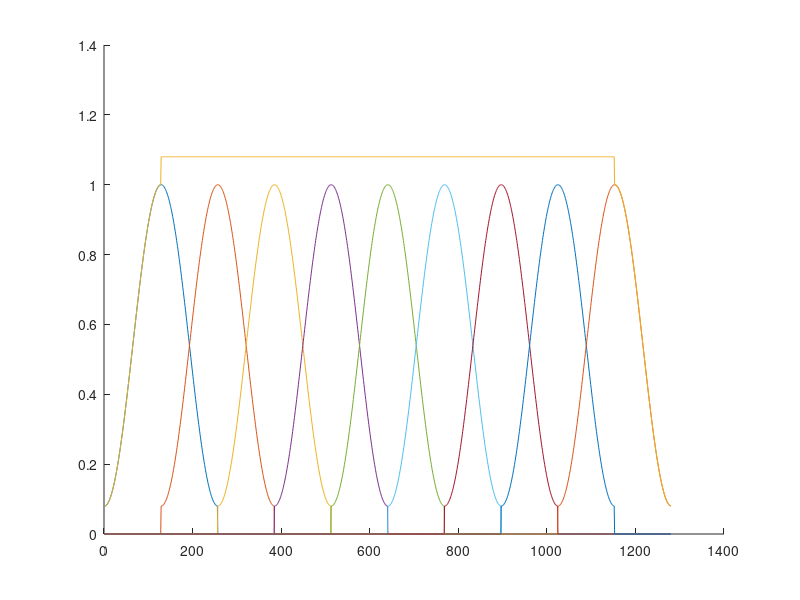

This figure's MATLAB source:
% # COLA check:
% # from scipy import signal
% # print(signal.check_COLA(signal.windows.hamming(400,sym=False),400,300))
% #
frameLength = 256;
overlap = 128;
inc = frameLength - overlap;
N_FFT = 512;

window = sqrt(hamming(frameLength+1));
window = window(1:frameLength);
% window = KaiserBesselDerived(1.5,256);

win = zeros(1,inc*9+overlap)';
frameNum = fix((length(win)-overlap)/inc);
win_ind = zeros(frameNum,length(win));
figure,
for n = 1:frameNum
    win_ind(n,(n-1)*inc+1:(n-1)*inc+frameLength) = window.^2;
    hold on,plot(win_ind(n,:))
end
win_sum = sum(win_ind);  % overlap-add window
hold on,plot(win_sum);
